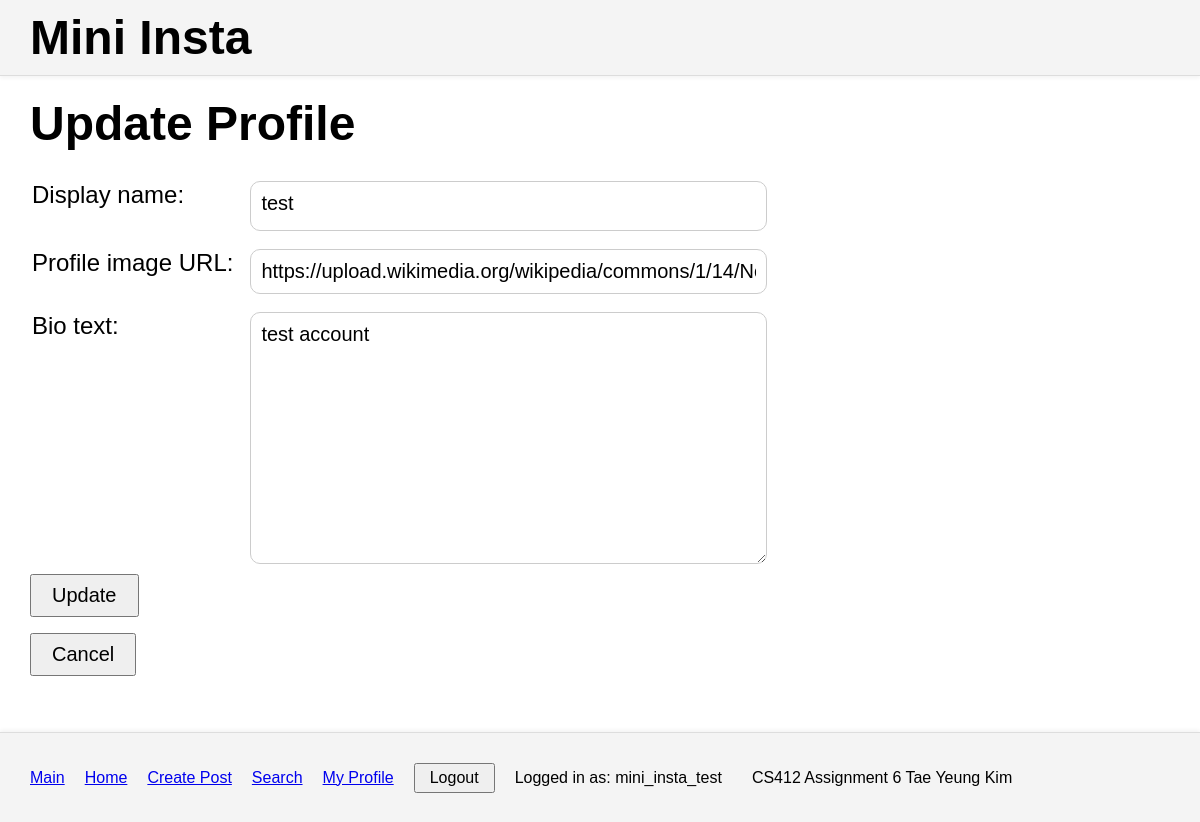
/mini_insta/profile/update (signed in), run on an earlier commit of the app's database.
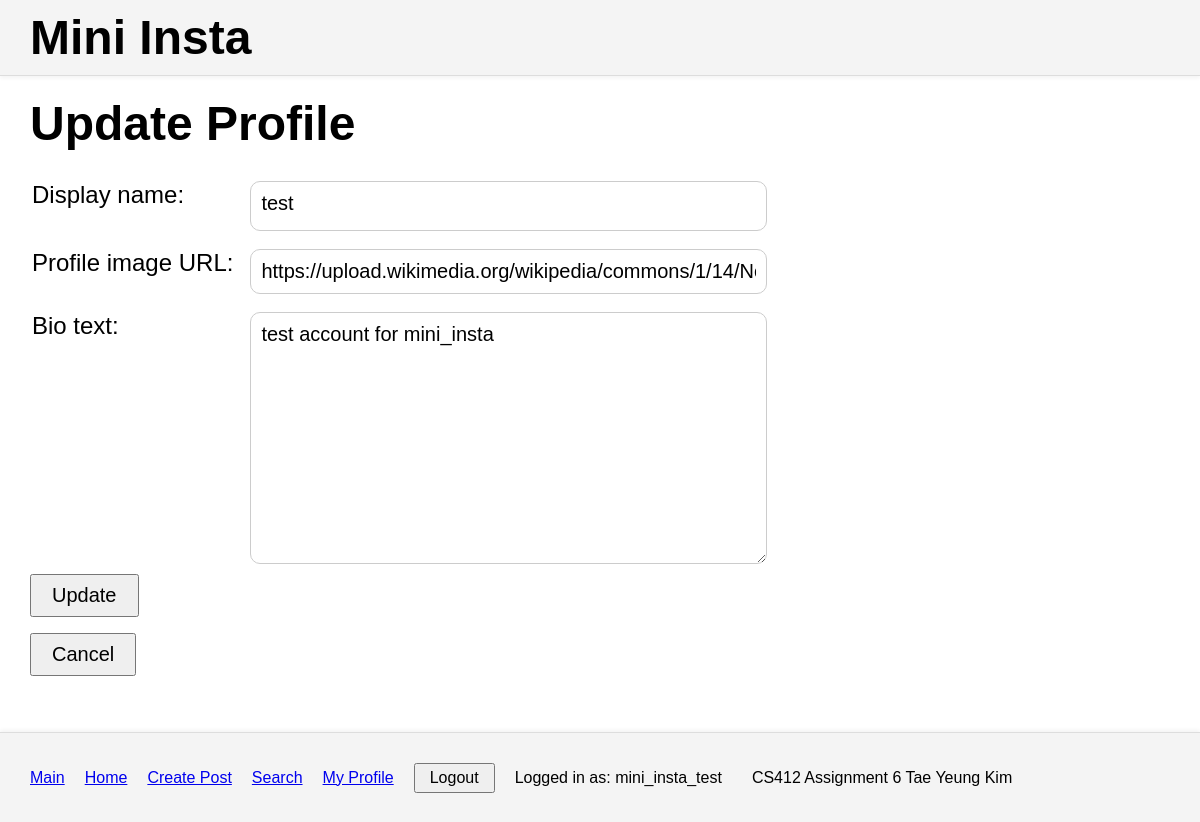
And on a later commit of the database.
### mini_insta/models.py (models this page shows, shortened)
class Profile(models.Model):
    username = models.TextField(blank=True)
    display_name = models.TextField(blank=True)
    profile_image_url = models.URLField(blank=True)
    bio_text = models.TextField(blank=True)
    join_date = models.DateField(auto_now=True)
    user = models.OneToOneField(User, on_delete=models.CASCADE)

### mini_insta/views.py (the view)
# urls.py: path('profile/update', UpdateProfileView.as_view(), name="update_profile"),
class UpdateProfileView(MiniInstaLoginRequiredMixin, UpdateView):
    model = Profile
    form_class = UpdateProfileForm
    template_name = "mini_insta/update_profile_form.html"
    def get_object(self):
        return self.get_logged_in_profile()

### mini_insta/forms.py
class UpdateProfileForm(forms.ModelForm):
    class Meta:
        model = Profile
        fields = ['display_name', 'profile_image_url', 'bio_text']

### mini_insta/views.py (called while the page is built)
    def get_logged_in_profile(self):
        return Profile.objects.filter(user=self.request.user).first()

### mini_insta/templates/mini_insta/update_profile_form.html (shortened to what this page needs)
{% extends 'mini_insta/base.html' %}
{% block content %}
<main class="form-page">
    <h1>Update Profile</h1>
    <form action="{% url 'update_profile' %}" method="POST">
        <table>
            <tr>
                <td>Display name:</td>
                <td>{{form.display_name}}</td>
            </tr>
            <tr>
                <td>Profile image URL:</td>
                <td>{{form.profile_image_url}}</td>
            </tr>
            <tr>
                <td>Bio text:</td>
                <td>{{form.bio_text}}</td>
            </tr>
        </table>
        <input type="submit" name="submit" value="Update">
    </form>
    <form action="{% url 'show_profile' profile.pk %}" method="GET">
        <input type="submit" value="Cancel">
    </form>
</main>
{% endblock %}

What changed in the data, as far as the page shows it:
changed Profile "test": bio_text "test account" → "test account for mini_insta"
